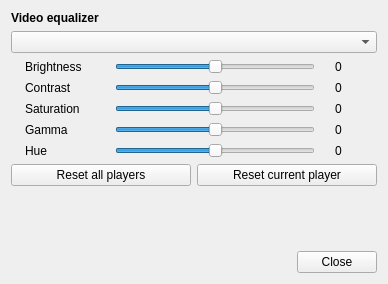
<?xml version="1.0" encoding="UTF-8"?>
<ui version="4.0">
 <class>Equalizer</class>
 <widget class="QWidget" name="Equalizer">
  <property name="geometry">
   <rect>
    <x>0</x>
    <y>0</y>
    <width>388</width>
    <height>284</height>
   </rect>
  </property>
  <property name="windowTitle">
   <string>Video equalizer</string>
  </property>
  <layout class="QVBoxLayout" name="verticalLayout">
   <item>
    <widget class="QLabel" name="label_6">
     <property name="sizePolicy">
      <sizepolicy hsizetype="Preferred" vsizetype="Fixed">
       <horstretch>0</horstretch>
       <verstretch>0</verstretch>
      </sizepolicy>
     </property>
     <property name="font">
      <font>
       <weight>75</weight>
       <bold>true</bold>
      </font>
     </property>
     <property name="text">
      <string>Video equalizer</string>
     </property>
    </widget>
   </item>
   <item>
    <widget class="QComboBox" name="cb_player"/>
   </item>
   <item>
    <layout class="QHBoxLayout" name="horizontalLayout">
     <item>
      <widget class="QLabel" name="label">
       <property name="minimumSize">
        <size>
         <width>70</width>
         <height>0</height>
        </size>
       </property>
       <property name="maximumSize">
        <size>
         <width>70</width>
         <height>16777215</height>
        </size>
       </property>
       <property name="text">
        <string>Brightness</string>
       </property>
      </widget>
     </item>
     <item>
      <widget class="QSlider" name="hs_brightness">
       <property name="minimumSize">
        <size>
         <width>200</width>
         <height>0</height>
        </size>
       </property>
       <property name="maximumSize">
        <size>
         <width>200</width>
         <height>16777215</height>
        </size>
       </property>
       <property name="minimum">
        <number>-100</number>
       </property>
       <property name="value">
        <number>0</number>
       </property>
       <property name="orientation">
        <enum>Qt::Horizontal</enum>
       </property>
      </widget>
     </item>
     <item>
      <widget class="QLabel" name="lb_brightness">
       <property name="minimumSize">
        <size>
         <width>25</width>
         <height>0</height>
        </size>
       </property>
       <property name="maximumSize">
        <size>
         <width>25</width>
         <height>16777215</height>
        </size>
       </property>
       <property name="text">
        <string>0</string>
       </property>
      </widget>
     </item>
    </layout>
   </item>
   <item>
    <layout class="QHBoxLayout" name="horizontalLayout_2">
     <item>
      <widget class="QLabel" name="label_2">
       <property name="minimumSize">
        <size>
         <width>70</width>
         <height>0</height>
        </size>
       </property>
       <property name="maximumSize">
        <size>
         <width>70</width>
         <height>16777215</height>
        </size>
       </property>
       <property name="text">
        <string>Contrast</string>
       </property>
      </widget>
     </item>
     <item>
      <widget class="QSlider" name="hs_contrast">
       <property name="minimumSize">
        <size>
         <width>200</width>
         <height>0</height>
        </size>
       </property>
       <property name="maximumSize">
        <size>
         <width>200</width>
         <height>16777215</height>
        </size>
       </property>
       <property name="minimum">
        <number>-100</number>
       </property>
       <property name="value">
        <number>0</number>
       </property>
       <property name="orientation">
        <enum>Qt::Horizontal</enum>
       </property>
      </widget>
     </item>
     <item>
      <widget class="QLabel" name="lb_contrast">
       <property name="minimumSize">
        <size>
         <width>25</width>
         <height>0</height>
        </size>
       </property>
       <property name="maximumSize">
        <size>
         <width>25</width>
         <height>16777215</height>
        </size>
       </property>
       <property name="text">
        <string>0</string>
       </property>
      </widget>
     </item>
    </layout>
   </item>
   <item>
    <layout class="QHBoxLayout" name="horizontalLayout_3">
     <item>
      <widget class="QLabel" name="label_3">
       <property name="minimumSize">
        <size>
         <width>70</width>
         <height>0</height>
        </size>
       </property>
       <property name="maximumSize">
        <size>
         <width>70</width>
         <height>16777215</height>
        </size>
       </property>
       <property name="text">
        <string>Saturation</string>
       </property>
      </widget>
     </item>
     <item>
      <widget class="QSlider" name="hs_saturation">
       <property name="minimumSize">
        <size>
         <width>200</width>
         <height>0</height>
        </size>
       </property>
       <property name="maximumSize">
        <size>
         <width>200</width>
         <height>16777215</height>
        </size>
       </property>
       <property name="minimum">
        <number>-100</number>
       </property>
       <property name="value">
        <number>0</number>
       </property>
       <property name="orientation">
        <enum>Qt::Horizontal</enum>
       </property>
      </widget>
     </item>
     <item>
      <widget class="QLabel" name="lb_saturation">
       <property name="minimumSize">
        <size>
         <width>25</width>
         <height>0</height>
        </size>
       </property>
       <property name="maximumSize">
        <size>
         <width>25</width>
         <height>16777215</height>
        </size>
       </property>
       <property name="text">
        <string>0</string>
       </property>
      </widget>
     </item>
    </layout>
   </item>
   <item>
    <layout class="QHBoxLayout" name="horizontalLayout_4">
     <item>
      <widget class="QLabel" name="label_4">
       <property name="minimumSize">
        <size>
         <width>70</width>
         <height>0</height>
        </size>
       </property>
       <property name="maximumSize">
        <size>
         <width>70</width>
         <height>16777215</height>
        </size>
       </property>
       <property name="text">
        <string>Gamma</string>
       </property>
      </widget>
     </item>
     <item>
      <widget class="QSlider" name="hs_gamma">
       <property name="minimumSize">
        <size>
         <width>200</width>
         <height>0</height>
        </size>
       </property>
       <property name="maximumSize">
        <size>
         <width>200</width>
         <height>16777215</height>
        </size>
       </property>
       <property name="minimum">
        <number>-100</number>
       </property>
       <property name="value">
        <number>0</number>
       </property>
       <property name="orientation">
        <enum>Qt::Horizontal</enum>
       </property>
      </widget>
     </item>
     <item>
      <widget class="QLabel" name="lb_gamma">
       <property name="minimumSize">
        <size>
         <width>25</width>
         <height>0</height>
        </size>
       </property>
       <property name="maximumSize">
        <size>
         <width>25</width>
         <height>16777215</height>
        </size>
       </property>
       <property name="text">
        <string>0</string>
       </property>
      </widget>
     </item>
    </layout>
   </item>
   <item>
    <layout class="QHBoxLayout" name="horizontalLayout_5">
     <item>
      <widget class="QLabel" name="label_5">
       <property name="minimumSize">
        <size>
         <width>70</width>
         <height>0</height>
        </size>
       </property>
       <property name="maximumSize">
        <size>
         <width>70</width>
         <height>16777215</height>
        </size>
       </property>
       <property name="text">
        <string>Hue</string>
       </property>
      </widget>
     </item>
     <item>
      <widget class="QSlider" name="hs_hue">
       <property name="minimumSize">
        <size>
         <width>200</width>
         <height>0</height>
        </size>
       </property>
       <property name="maximumSize">
        <size>
         <width>200</width>
         <height>16777215</height>
        </size>
       </property>
       <property name="minimum">
        <number>-100</number>
       </property>
       <property name="value">
        <number>0</number>
       </property>
       <property name="orientation">
        <enum>Qt::Horizontal</enum>
       </property>
      </widget>
     </item>
     <item>
      <widget class="QLabel" name="lb_hue">
       <property name="minimumSize">
        <size>
         <width>25</width>
         <height>0</height>
        </size>
       </property>
       <property name="maximumSize">
        <size>
         <width>25</width>
         <height>16777215</height>
        </size>
       </property>
       <property name="text">
        <string>0</string>
       </property>
      </widget>
     </item>
    </layout>
   </item>
   <item>
    <layout class="QHBoxLayout" name="horizontalLayout_6">
     <item>
      <widget class="QPushButton" name="pb_reset_all">
       <property name="text">
        <string>Reset all players</string>
       </property>
      </widget>
     </item>
     <item>
      <widget class="QPushButton" name="pb_reset">
       <property name="text">
        <string>Reset current player</string>
       </property>
      </widget>
     </item>
    </layout>
   </item>
   <item>
    <spacer name="verticalSpacer">
     <property name="orientation">
      <enum>Qt::Vertical</enum>
     </property>
     <property name="sizeHint" stdset="0">
      <size>
       <width>20</width>
       <height>40</height>
      </size>
     </property>
    </spacer>
   </item>
   <item>
    <layout class="QHBoxLayout" name="horizontalLayout_7">
     <item>
      <spacer name="horizontalSpacer">
       <property name="orientation">
        <enum>Qt::Horizontal</enum>
       </property>
       <property name="sizeHint" stdset="0">
        <size>
         <width>40</width>
         <height>20</height>
        </size>
       </property>
      </spacer>
     </item>
     <item>
      <widget class="QPushButton" name="pb_close">
       <property name="text">
        <string>Close</string>
       </property>
      </widget>
     </item>
    </layout>
   </item>
  </layout>
 </widget>
 <resources/>
 <connections/>
</ui>
